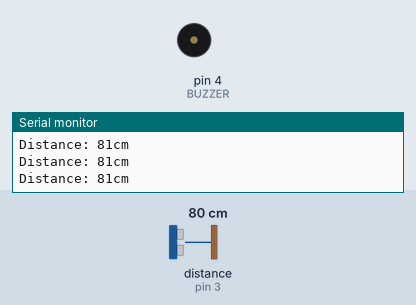
A sketch run on a simulated Arduino Uno, built with avr-gcc and run on an emulated ATmega328P. On the bench: buzzer (waves = sounding, pin HIGH), the last lines printed to the serial monitor. The test bench sets the inputs (shaded band); at power-on: distance to the obstacle (sensor on pin 3) 80 cm. The echo pulse lasts 58.3 µs per cm.

Above: at 1.2 s.
1.3 s: distance to the obstacle (sensor on pin 3) set to 54 cm
4.3 s: distance to the obstacle (sensor on pin 3) set to 43 cm
At 5.3 s:
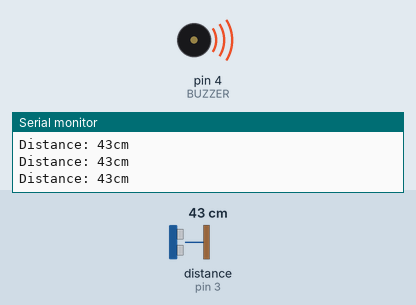
5.8 s: distance to the obstacle (sensor on pin 3) set to 60 cm
At 7.0 s:
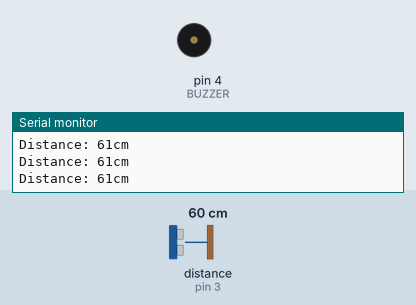
7.3 s: distance to the obstacle (sensor on pin 3) set to 2 cm
At 8.0 s:
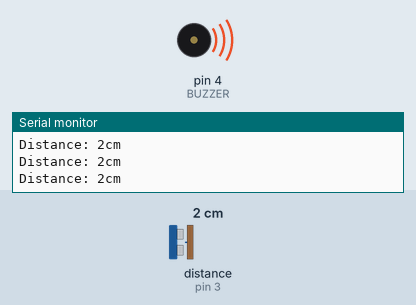
Timing chart, 0 to 9.9 s (numbered marks = the images above; inputs shaded):
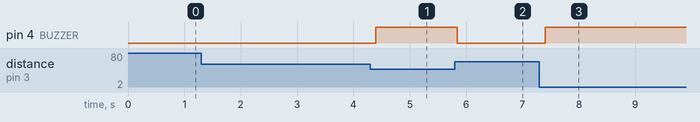

Measured:
- the behaviour switches between 49 and 48 cm on distance to the obstacle (sensor on pin 3) (found by bisection; images 0 and 1)
- after the input at 4.3 s, pin 4 (BUZZER): LOW → HIGH after 0.09 s
- after the input at 5.8 s, pin 4 (BUZZER): HIGH → LOW at once
- after the input at 7.3 s, pin 4 (BUZZER): LOW → HIGH after 0.10 s

The sketch:

SonarTest.ino
```cpp
#include<NewPing.h>

#define BUZZER 4
#define TRIGGER 2
#define ECHO 3
#define Max_Distance 200

NewPing sonar(TRIGGER, ECHO, Max_Distance);

int buzz;
void setup()
{
  pinMode(BUZZER, OUTPUT);
  digitalWrite(BUZZER, LOW);
  Serial.begin(9600);
}

void loop()
{
  unsigned int cm = sonar.ping_cm();
  if(cm != 0)
  {
    Serial.print("Distance: ");
    Serial.print(cm);
    Serial.println("cm");
  }

  buzz = cm;
  if(buzz<50 && buzz!= 0)
  {
    digitalWrite(BUZZER, HIGH);
  }
  else digitalWrite(BUZZER, LOW);

  delay(100);
}
```
